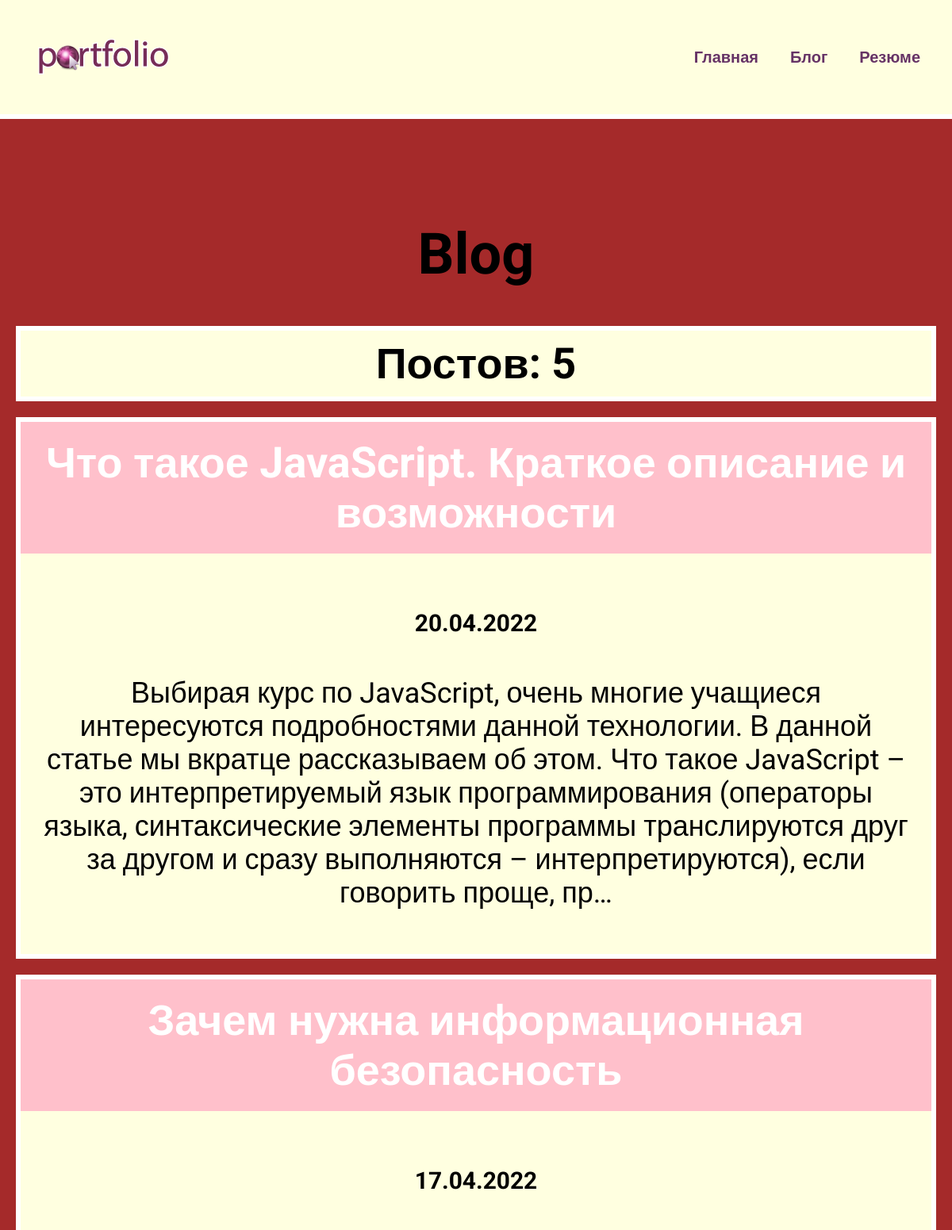
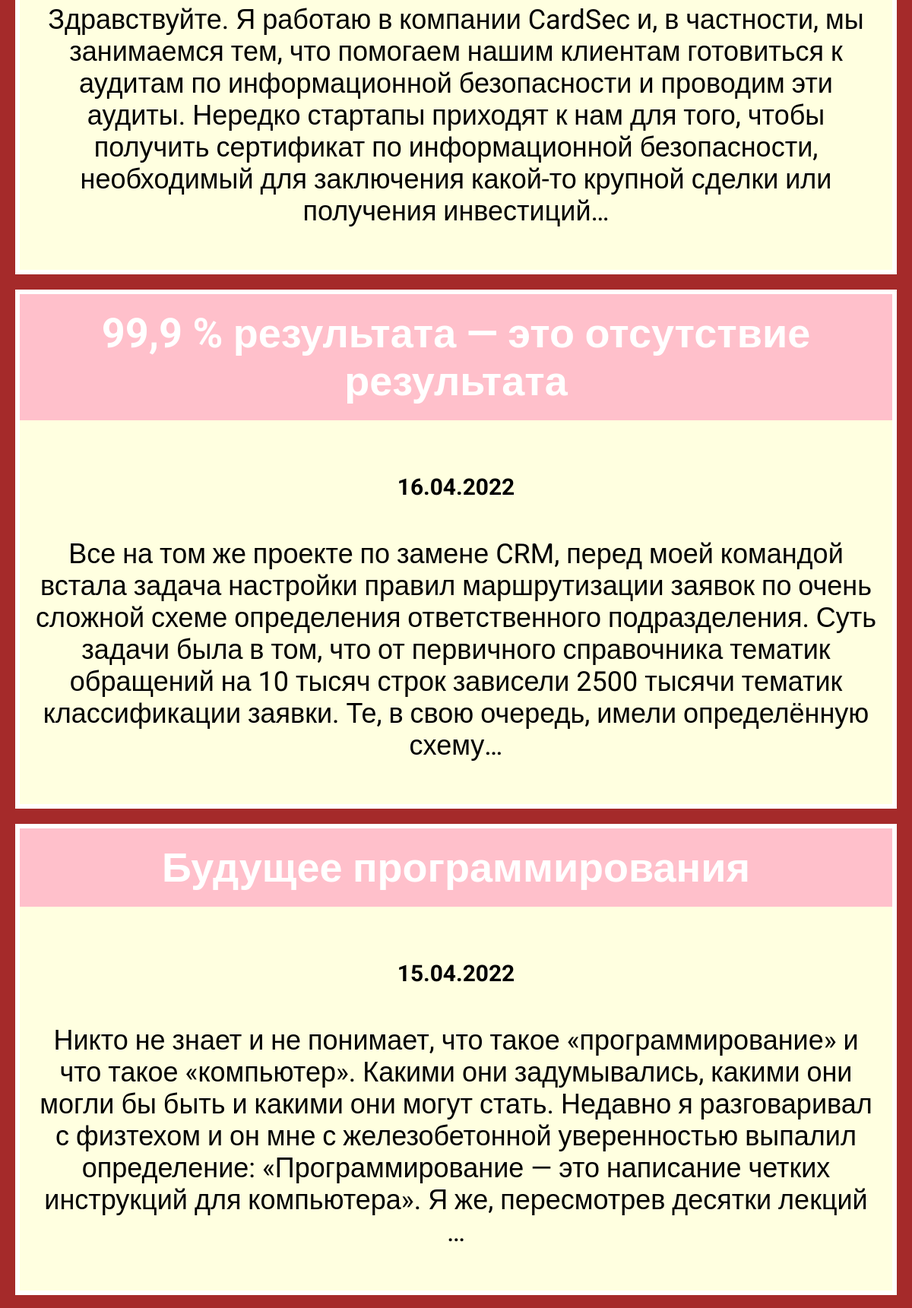
Screenshot of /blog/ (upper part) with the database file from the repository (2 pictures, top to bottom).
### blog/models.py (models this page shows, shortened)
class Blog(models.Model):
    title = models.CharField(max_length=200)
    description = models.TextField()
    date = models.DateField()

### blog/views.py (the view)
# urls.py: path('', views.blogs, name="blogs", ),
def blogs(request):
    blogs = Blog.objects.order_by('-date')
    return render(request, 'blog/blogs.html', {"blogs": blogs})

### blog/templates/blog/blogs.html
{% extends 'skills/base.html' %}
{% block content %}
<h1>Blog</h1>
<h2 class="count">Постов: {{ blogs.count }}</h2>
{% for blog in blogs %}
<div class="element">
    <h2 class="top"><a href="{% url 'blog:detail' blog.id %}">{{ blog.title }}</a></h2>
    <div class="blog_text">
        <h5>{{ blog.date|date:'d.m.Y' }}</h5>
        <p>{{ blog.description|striptags|truncatechars:360 }}</p>
    </div>
</div>
{% endfor %}
{% endblock %}

### skills/static/css/style.css (style rules this page uses)
body { background: brown; font-family: 'Roboto', sans-serif; padding: 0; margin: 0; }
.element, .count { background: lightyellow; border: 6px solid white; margin: 20px 0; }
.top { background: pink; margin: 0; }
.top a { color: #fff; text-decoration: none; padding: 20px; display: block; }
.blog_text { padding: 20px; box-sizing: border-box; }
.count { padding: 10px 20px; box-sizing: border-box; }

### rows the page displays
Blog: title "Что такое JavaScript. Краткое описание и возможности", date "20.04.2022", description "Выбирая курс по JavaScript, очень многие учащиеся интересуются подробностями данной технологии. В данной статье мы вкратце рассказываем об этом. Что такое JavaScript – это интерпретируемый язык программирования (операторы языка, синтаксические элементы программы транслируются друг за другом и сразу выполняются – интерпретируются), если говорить проще, пр…"
Blog: title "Зачем нужна информационная безопасность", date "17.04.2022", description "Здравствуйте. Я работаю в компании CardSec и, в частности, мы занимаемся тем, что помогаем нашим клиентам готовиться к аудитам по информационной безопасности и проводим эти аудиты. Нередко стартапы приходят к нам для того, чтобы получить сертификат по информационной безопасности, необходимый для заключения какой-то крупной сделки или получения инвестиций…"
Blog: title "99,9 % результата — это отсутствие результата", date "16.04.2022", description "Все на том же проекте по замене CRM, перед моей командой встала задача настройки правил маршрутизации заявок по очень сложной схеме определения ответственного подразделения. Суть задачи была в том, что от первичного справочника тематик обращений на 10 тысяч строк зависели 2500 тысячи тематик классификации заявки. Те, в свою очередь, имели определённую схему…"
Blog: title "Будущее программирования", date "15.04.2022", description "Никто не знает и не понимает, что такое «программирование» и что такое «компьютер». Какими они задумывались, какими они могли бы быть и какими они могут стать. Недавно я разговаривал с физтехом и он мне с железобетонной уверенностью выпалил определение: «Программирование — это написание четких инструкций для компьютера». Я же, пересмотрев десятки лекций …"

### other values shown
{{ blogs.count }} "5"
